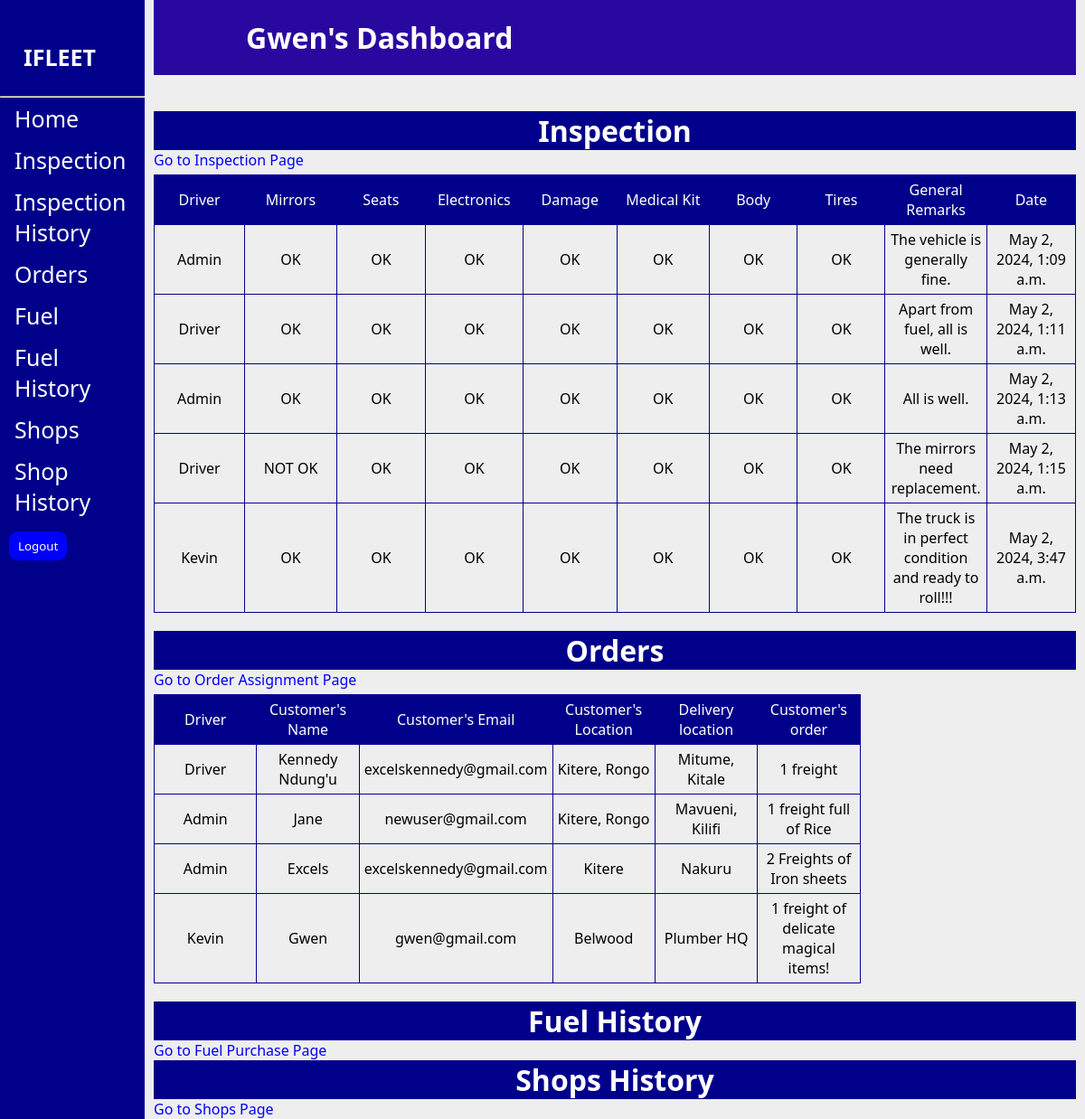
/drivers/ (signed in), run on the app's committed database.
### driver/models.py (models this page shows)
class Inspection(models.Model):
    CATEGORY = (
        ('OK', 'OK'),
        ('NOT OK', 'NOT OK'),
    )
    FUEL = (
        ('Empty', 'Empty'),
        ('Almost Empty', 'Almost Empty'),
        ('1/4', '1/4'),
        ('1/2', '1/2'),
        ('Full', 'Full'),
    )
    VEHICLE_TYPE = (
        ('SUV', 'SUV' ),
        ('TRUCK', 'TRUCK'),
    )
    Driver = models.ForeignKey(Driver, models.CASCADE, null=True)
    vehicle = models.CharField(max_length=25, choices=VEHICLE_TYPE, blank=False, default=False)
    Mirrors = models.CharField(max_length=50, choices=CATEGORY, blank=False)
    Seats = models.CharField(max_length=100, choices=CATEGORY, blank=False)
    Electronics = models.CharField(max_length=50, choices=CATEGORY, blank=False)
    Fuel_level = models.CharField(max_length=50, choices=FUEL, blank=False)
    Damage = models.CharField(max_length=50, choices=CATEGORY, blank=False)
    Medical_kit = models.CharField(max_length=50, choices=CATEGORY, blank=False)
    Body = models.CharField(max_length=50, choices=CATEGORY, blank=False)
    Tires = models.CharField(max_length=50, choices=CATEGORY, blank=False)
    General_Remarks = models.TextField(blank=True)
    Date = models.DateTimeField(auto_now_add=True)
    DisplayFields = ['Driver', 'Mirrors', 'Seats', 'Electronics', 'Fuel_level', 'Damage', 'Medical_kit', 'Body', 'Tires', 'General_Remarks']
    FilterFields = ['Date']

class Driver(models.Model):
    username = models.CharField(max_length=50, blank=False)
    phone_number = models.CharField(max_length=20, blank=False)
    address = models.CharField(max_length=255, blank=False)
    city = models.CharField(max_length=100, blank=False)
    state = models.CharField(max_length=100, blank=False)
    zipcode = models.CharField(max_length=20, blank=True)
    car = models.CharField(max_length=25, blank=False)
    driver_license_number = models.CharField(max_length=50, blank=False)
    driver_license_expiry_date = models.DateField(null=True, blank=False)
    date_of_birth = models.DateField(null=True, blank=False)
    date_hired = models.DateField(null=True, blank=False)
    emergency_contact_name = models.CharField(max_length=100, blank=False)
    emergency_contact_phone = models.CharField(max_length=20, blank=False)
    DisplayFields = ['username', 'phone_number', 'address', 'city', 'driver_license_number', 'date_hired']
    FilterFields = ['username', 'date_hired']
    def __str__(self):
        return self.username

class OrderAssignment(models.Model):
    driver = models.ForeignKey(Driver, on_delete=models.CASCADE)
    customer_name = models.CharField(max_length=100, blank=False)
    customer_email = models.EmailField(max_length=30, blank=False)
    current_location = models.CharField(max_length=100, blank=False)
    delivery_location = models.CharField(max_length=100, blank=False)
    customer_order = models.TextField(blank=False)
    DisplayFields = ['driver', 'customer_name', 'customer_email', 'current_location', 'delivery_location', 'customer_order']
    FilterFields = ['driver', 'current_location', 'delivery_location']

### driver/views.py (the view)
# urls.py: path('',views.driverHome, name='driver-dashboard'),
@login_required
def driverHome(request):
    inspection = Inspection.objects.all()
    orders = OrderAssignment.objects.all()
    context = {
        'inspection': inspection,
        'orders': orders,
    }
    return render(request, 'drivers/dashboard.html', context)

### driver/templates/drivers/dashboard.html (shortened to what this page needs)
{% extends 'drivers/base.html' %}
{% load static %}
{% block content %}
<h1 style="background-color: darkblue; text-align: center; color: white;">Inspection</h1>
<a style="color: blue;" href="{% url 'vehicle-inspection' %}">Go to Inspection Page</a>
<table>
    <thead>
            <td>Driver</td>
            <td>Mirrors</td>
            <td>Seats</td>
            <td>Electronics</td>
            <td>Damage</td>
            <td>Medical Kit</td>
            <td>Body</td>
            <td>Tires</td>
            <td>General Remarks</td>
            <td>Date</td>
    </thead>
    <tbody>
        {% for inspection in inspection %}
        <tr>
            <td>{{ inspection.Driver }}</td>
            <td>{{ inspection.Mirrors }}</td>
            <td>{{ inspection.Seats }}</td>
            <td>{{ inspection.Electronics }}</td>
            <td>{{ inspection.Damage }}</td>
            <td>{{ inspection.Medical_kit }}</td>
            <td>{{ inspection.Body }}</td>
            <td>{{ inspection.Tires }}</td>
            <td>{{ inspection.General_Remarks }}</td>
            <td>{{ inspection.Date }}</td>
        </tr>
        {% endfor %}
    </tbody>
</table>
<h1 style="background-color: darkblue; text-align: center; color: white;">Orders</h1>
<a style="color: blue;" href="">Go to Order Assignment Page</a>
<table>
    <thead>
        <td>Driver</td>
        <td>Customer's Name</td>
        <td>Customer's Email</td>
        <td>Customer's Location</td>
        <td>Delivery location</td>
        <td>Customer's order</td>
    </thead>
    <tbody>
        {% for order in orders %}
        <tr>
            <td>{{ order.driver }}</td>
            <td>{{ order.customer_name }}</td>
            <td>{{ order.customer_email }}</td>
            <td>{{ order.current_location }}</td>
            <td>{{ order.delivery_location }}</td>
            <td>{{ order.customer_order }}</td>
        </tr>
        {% endfor %}
    </tbody>
</table>
<h1 style="background-color: darkblue; text-align: center; color: white;">Fuel History</h1>
<a style="color: blue;" href="">Go to Fuel Purchase Page</a>
<h1 style="background-color: darkblue; text-align: center; color: white;">Shops History</h1>
<a style="color: blue;" href="{% url 'vehicle-inspection' %}">Go to Shops Page</a>
{% endblock %}

### driver/templates/drivers/base.html (shortened to what this page needs)
{% load static %}
<!DOCTYPE html>
<html lang="en">
<head>
    <link rel="stylesheet" href="{% static 'core/core.css' %}">
    <link rel="stylesheet" href="https://cdnjs.cloudflare.com/ajax/libs/font-awesome/4.7.0/css/font-awesome.min.css">
</head>
<body>
    <div class="sidenav">
        <div class="logo">
            <a href="{% url 'index' %}">IFLEET</a>
        </div>
        <hr>
        <a href="{% url 'driver-dashboard' %}">Home</a>
        <a href="{% url 'vehicle-inspection' %}">Inspection</a>
        <a href="{% url 'vehicle-inspection-history' %}">Inspection History</a>
        <a href="">Orders</a>
        <a href="">Fuel</a>
        <a href="">Fuel History</a>
        <a href="">Shops</a>
        <a href="">Shop History</a>
        <form action="{% url 'logout' %}" method="post" style="background-color: transparent; padding: 0; margin: 10px;">
            <button type="submit" style="background: blue; color: white; border-color: transparent; padding-top: 5px; padding-bottom: 5px; padding-right: 8px; padding-left: 8px; border-radius: 10px; cursor: pointer;">Logout</button>
        </form>
    </div>
    <div class="main">
        <h1 class="dashboard">{{ user.username }}'s Dashboard</h1>
        {% block content %}{% endblock %}
    </div>
</body>
</html>

### core/static/core/core.css (style rules this page uses)
* { margin: 0; padding: 0; box-sizing: border-box; font-family: 'Segoe UI', Tahoma, Geneva, Verdana, sans-serif; }
a { text-decoration: none; color: white; }
.logo { margin-right: 120px; margin-left: 10px; margin-top: 20px; margin-bottom: 20px; }
.logo a { font-weight: 600; margin-right: 150px; }

### driver/templates/drivers/base.html (style rules this page uses)
body { font-family: "Lato", sans-serif; background-color: #eee; }
.sidenav { height: 100%; width: 160px; position: fixed; z-index: 1; top: 0; left: 0; background-color: darkblue; overflow-x: hidden; padding-top: 20px; }
.sidenav a { padding: 6px 8px 6px 16px; text-decoration: none; font-size: 25px; color: white; display: block; }
.main { margin-left: 160px; padding: 0px 10px; }
.dashboard { text-align: left; padding-left: 10%; background-color: rgb(41, 8, 160); color: white; margin-bottom: 40px; padding-top: 20px; padding-bottom: 20px; }

### driver/templates/drivers/dashboard.html (style rules this page uses)
table { text-align: center; margin-bottom: 20px; margin-top: 5px; }
table, th, td { border: 1px solid darkblue; border-collapse: collapse; padding: 5px; }
td { width: 3cm; }
thead { background-color: darkblue; color: white; }

### data on the page
Inspection: Driver "Admin", Mirrors "OK", Seats "OK", Electronics "OK", Damage "OK", Medical_kit "OK", Body "OK", Tires "OK", General_Remarks "The vehicle is generally fine.", Date "May 2, 2024, 1:09 a.m."
Inspection: Driver "Driver", Mirrors "OK", Seats "OK", Electronics "OK", Damage "OK", Medical_kit "OK", Body "OK", Tires "OK", General_Remarks "Apart from fuel, all is well.", Date "May 2, 2024, 1:11 a.m."
Inspection: Driver "Admin", Mirrors "OK", Seats "OK", Electronics "OK", Damage "OK", Medical_kit "OK", Body "OK", Tires "OK", General_Remarks "All is well.", Date "May 2, 2024, 1:13 a.m."
Inspection: Driver "Driver", Mirrors "NOT OK", Seats "OK", Electronics "OK", Damage "OK", Medical_kit "OK", Body "OK", Tires "OK", General_Remarks "The mirrors need replacement.", Date "May 2, 2024, 1:15 a.m."
Inspection: Driver "Kevin", Mirrors "OK", Seats "OK", Electronics "OK", Damage "OK", Medical_kit "OK", Body "OK", Tires "OK", General_Remarks "The truck is in perfect condition and ready to roll!!!", Date "May 2, 2024, 3:47 a.m."
OrderAssignment: driver "Driver", customer_name "Kennedy Ndung'u", customer_email "excelskennedy@gmail.com", current_location "Kitere, Rongo", delivery_location "Mitume, Kitale", customer_order "1 freight"
OrderAssignment: driver "Admin", customer_name "Jane", customer_email "newuser@gmail.com", current_location "Kitere, Rongo", delivery_location "Mavueni, Kilifi", customer_order "1 freight full of Rice"
OrderAssignment: driver "Admin", customer_name "Excels", customer_email "excelskennedy@gmail.com", current_location "Kitere", delivery_location "Nakuru", customer_order "2 Freights of Iron sheets"
OrderAssignment: driver "Kevin", customer_name "Gwen", customer_email "gwen@gmail.com", current_location "Belwood", delivery_location "Plumber HQ", customer_order "1 freight of delicate magical items!"

### other printed values
{{ user.username }} "Gwen"
